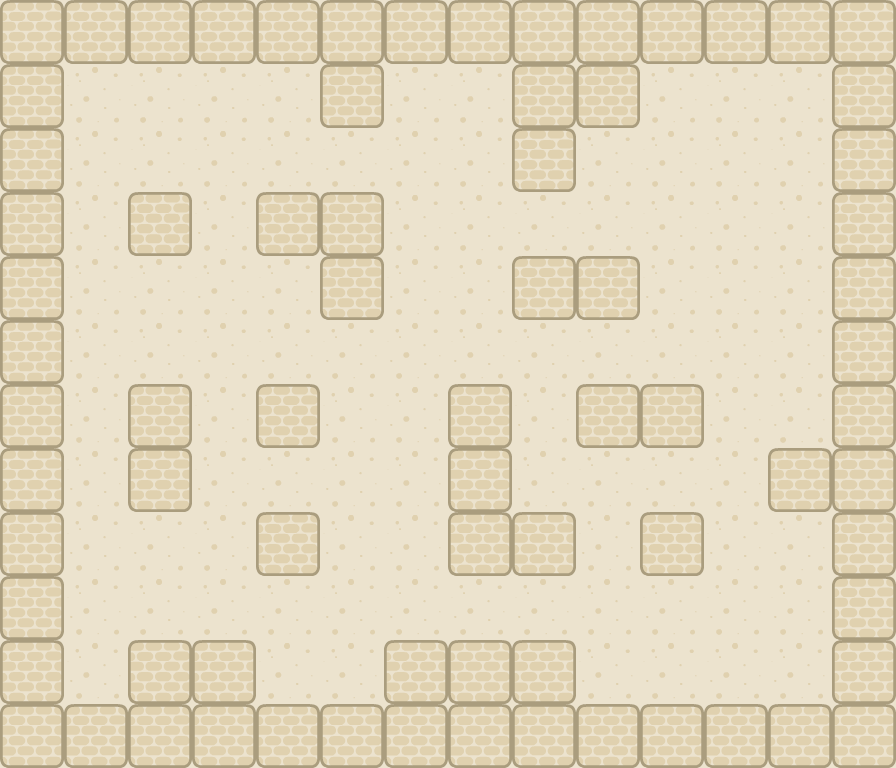

Rendered tile map (Tiled .tmx) drawn with the repository's tilesets; below, a short description and the map source with its tile grids summarised:
An orthogonal 14x12 tile map with 64x64 px tiles, 2 tile layers (ground, graphics), 2 tilesets and 41 objects.

<map version="1.0" tiledversion="1.1.3" orientation="orthogonal" renderorder="right-down" width="14" height="12" tilewidth="64" tileheight="64" infinite="0" nextobjectid="57">
 <tileset firstgid="1" name="sprites" tilewidth="64" tileheight="64" tilecount="36" columns="6">
  <image source="sprites.png" width="421" height="421" />
 </tileset>
 <tileset firstgid="37" name="sprites" tilewidth="64" tileheight="64" tilecount="36" columns="6">
  <image source="sprites.png" width="421" height="421" />
 </tileset>
 <layer name="ground" width="14" height="12">
  <data>[168 cells, 168 non-empty, 1 distinct tile ids]</data>
 </layer>
 <layer name="graphics" width="14" height="12">
  <data>[168 cells, 75 non-empty, 1 distinct tile ids]</data>
 </layer>
 <objectgroup name="walls">
  <object id="1" x="0" y="0" width="64" height="768" />
  <object id="4" x="832" y="0" width="64" height="768" />
  <object id="5" x="64" y="0" width="768" height="64" />
  <object id="6" x="64" y="704" width="768" height="64" />
  <object id="8" x="128" y="192" width="64" height="64" />
  <object id="9" x="256" y="192" width="64" height="64" />
  <object id="10" x="320" y="192" width="64" height="64" />
  <object id="11" x="320" y="64" width="64" height="64" />
  <object id="12" x="576" y="64" width="64" height="64" />
  <object id="13" x="512" y="128" width="64" height="64" />
  <object id="14" x="512" y="256" width="64" height="64" />
  <object id="15" x="576" y="256" width="64" height="64" />
  <object id="17" x="640" y="384" width="64" height="64" />
  <object id="18" x="576" y="384" width="64" height="64" />
  <object id="20" x="640" y="512" width="64" height="64" />
  <object id="21" x="768" y="448" width="64" height="64" />
  <object id="22" x="512" y="640" width="64" height="64" />
  <object id="23" x="384" y="640" width="64" height="64" />
  <object id="24" x="192" y="640" width="64" height="64" />
  <object id="25" x="128" y="640" width="64" height="64" />
  <object id="27" x="256" y="512" width="64" height="64" />
  <object id="29" x="448" y="512" width="64" height="64" />
  <object id="30" x="512" y="512" width="64" height="64" />
  <object id="31" x="448" y="448" width="64" height="64" />
  <object id="32" x="448" y="384" width="64" height="64" />
  <object id="33" x="256" y="384" width="64" height="64" />
  <object id="34" x="128" y="384" width="64" height="64" />
  <object id="35" x="128" y="448" width="64" height="64" />
  <object id="36" x="320" y="256" width="64" height="64" />
  <object id="55" x="512" y="64" width="64" height="64" />
  <object id="56" x="448" y="640" width="64" height="64" />
 </objectgroup>
 <objectgroup name="blocks">
  <object id="38" x="128" y="320" width="64" height="64" />
  <object id="39" x="192" y="576" width="64" height="64" />
  <object id="40" x="256" y="128" width="64" height="64" />
  <object id="42" x="320" y="512" width="64" height="64" />
  <object id="43" x="256" y="320" width="64" height="64" />
 </objectgroup>
 <objectgroup name="targets">
  <object id="46" x="640" y="96" width="32" height="32" />
  <object id="48" x="704" y="96" width="32" height="32" />
  <object id="49" x="768" y="96" width="32" height="32" />
  <object id="50" x="768" y="160" width="32" height="32" />
  <object id="51" x="704" y="160" width="32" height="32" />
 </objectgroup>
</map>
